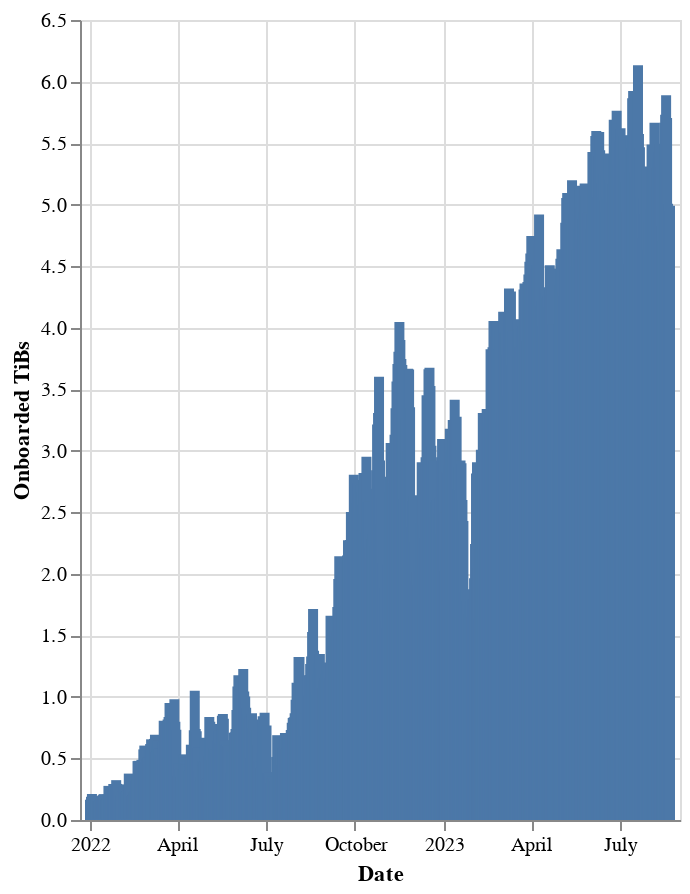

Notebook source saved alongside this figure:
### Markdown cell above
::: {layout="[ [3, 2] ]"}

### Code cell
# | output: true

display(Markdown(f"### Data Onboarding Rate"))

c = (
    alt.Chart(df)
    .mark_bar()
    .encode(
        x=alt.X("date:T", title="Date"),
        y=alt.Y("onboarded_tibs:Q", title="Onboarded TiBs"),
        # color=alt.value("#55595c"),
        tooltip=[
            alt.Tooltip("date:T", title="Date"),
            alt.Tooltip("onboarded_tibs:Q", title="Onboarded TiBs"),
        ],
    )
    .properties(width="container", height=400)
)

# Make it zoomable and lock the y axis
# c = c.interactive(bind_y=False)

c.display()

### Figure 1 — Vega-Lite specification as saved in the notebook (floating-point values rounded to 4 significant figures; data arrays with more than 128 entries replaced by an {"elided": "..."} marker saying what was removed)
{"config": {"view": {"continuousWidth": 300, "continuousHeight": 300}}, "data": {"name": "data-8fe3abba666855f5e6918bc051dcdcd5"}, "mark": {"type": "bar"}, "encoding": {"tooltip": [{"field": "date", "title": "Date", "type": "temporal"}, {"field": "onboarded_tibs", "title": "Onboarded TiBs", "type": "quantitative"}], "x": {"field": "date", "title": "Date", "type": "temporal"}, "y": {"field": "onboarded_tibs", "title": "Onboarded TiBs", "type": "quantitative"}}, "height": 400, "width": "container", "$schema": "https://vega.github.io/schema/vega-lite/v5.8.0.json", "datasets": {"data-8fe3abba666855f5e6918bc051dcdcd5": {"elided": "599 records"}}}
